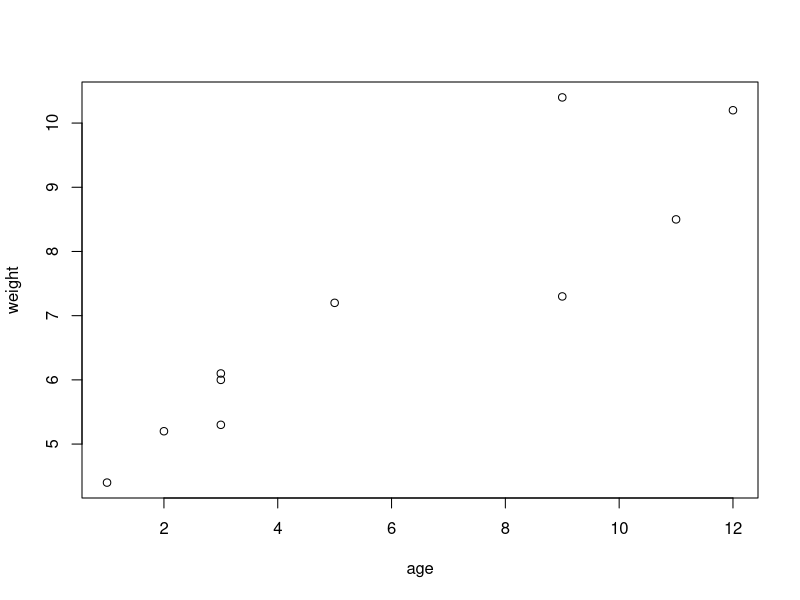
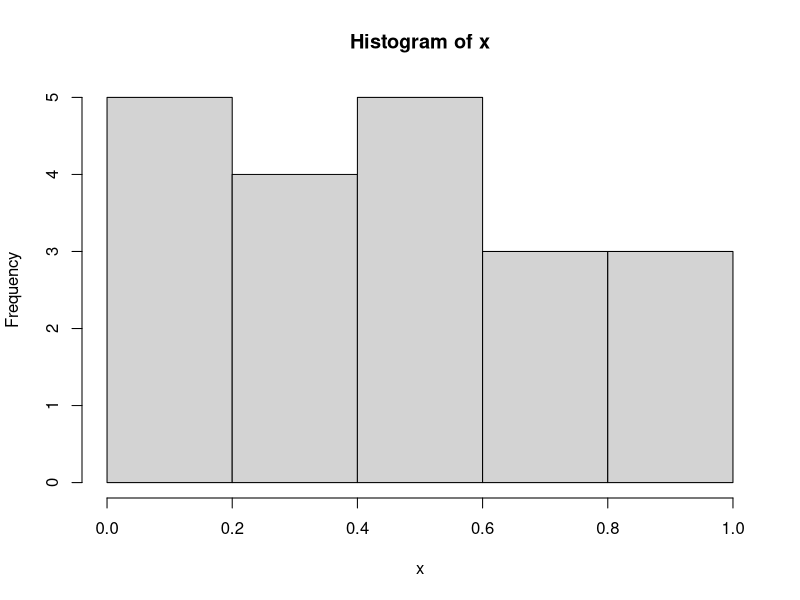

Source code (R) for these figures, in order: (Note: this script raises an error after producing the figures.)
#------------------------------------#
# R in Action (2nd ed): Chapter 1    #
# Introduction to R                  #
#------------------------------------#

# A sample R session
# q() is commented out so you don't accidently exit

# Listing 1.1 - A Sample R session

age <- c(1,3,5,2,11,9,3,9,12,3)
weight <- c(4.4,5.3,7.2,5.2,8.5,7.3,6.0,10.4,10.2,6.1)
mean(weight)
sd(weight)
cor(age,weight)
plot(age,weight)
# q()


# Listing 1.2 - An example of commands used to manage the R Workspace. 

setwd("/Users/hongwei/Documents/GitHub/R-in-Action") # change the path to one of your directories
#dir.create() and then setwd() to set a new dir as work path.
options()
options(digits=3)
x <- runif(20)
summary(x)
hist(x)
savehistory()
save.image()
# q()


# Listing 1.3 - Working with a new package

help.start()
install.packages("vcd")
help(package="vcd")
library(vcd)
help(Arthritis)
Arthritis
example(Arthritis)
# q()
